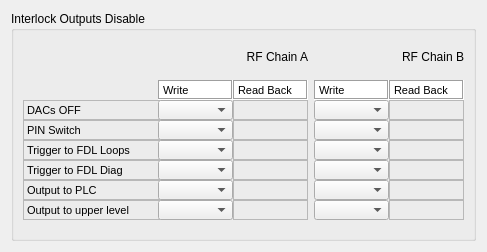
<?xml version="1.0" encoding="UTF-8"?>
<ui version="4.0">
 <class>Form</class>
 <widget class="QWidget" name="Form">
  <property name="geometry">
   <rect>
    <x>0</x>
    <y>0</y>
    <width>483</width>
    <height>248</height>
   </rect>
  </property>
  <property name="windowTitle">
   <string>Form</string>
  </property>
  <layout class="QGridLayout" name="gridLayout">
   <item row="0" column="0">
    <widget class="QGroupBox" name="groupBox_20">
     <property name="sizePolicy">
      <sizepolicy hsizetype="Preferred" vsizetype="Preferred">
       <horstretch>0</horstretch>
       <verstretch>0</verstretch>
      </sizepolicy>
     </property>
     <property name="minimumSize">
      <size>
       <width>465</width>
       <height>230</height>
      </size>
     </property>
     <property name="maximumSize">
      <size>
       <width>465</width>
       <height>230</height>
      </size>
     </property>
     <property name="title">
      <string>Interlock Outputs Disable</string>
     </property>
     <property name="flat">
      <bool>true</bool>
     </property>
     <layout class="QGridLayout" name="gridLayout_15">
      <item row="1" column="0">
       <layout class="QGridLayout" name="_21">
        <property name="spacing">
         <number>0</number>
        </property>
        <item row="0" column="1">
         <widget class="QLabel" name="label_125">
          <property name="sizePolicy">
           <sizepolicy hsizetype="Fixed" vsizetype="Fixed">
            <horstretch>0</horstretch>
            <verstretch>0</verstretch>
           </sizepolicy>
          </property>
          <property name="minimumSize">
           <size>
            <width>75</width>
            <height>20</height>
           </size>
          </property>
          <property name="maximumSize">
           <size>
            <width>75</width>
            <height>20</height>
           </size>
          </property>
          <property name="palette">
           <palette>
            <active>
             <colorrole role="Base">
              <brush brushstyle="SolidPattern">
               <color alpha="255">
                <red>255</red>
                <green>255</green>
                <blue>255</blue>
               </color>
              </brush>
             </colorrole>
             <colorrole role="Window">
              <brush brushstyle="SolidPattern">
               <color alpha="255">
                <red>255</red>
                <green>255</green>
                <blue>255</blue>
               </color>
              </brush>
             </colorrole>
            </active>
            <inactive>
             <colorrole role="Base">
              <brush brushstyle="SolidPattern">
               <color alpha="255">
                <red>255</red>
                <green>255</green>
                <blue>255</blue>
               </color>
              </brush>
             </colorrole>
             <colorrole role="Window">
              <brush brushstyle="SolidPattern">
               <color alpha="255">
                <red>255</red>
                <green>255</green>
                <blue>255</blue>
               </color>
              </brush>
             </colorrole>
            </inactive>
            <disabled>
             <colorrole role="Base">
              <brush brushstyle="SolidPattern">
               <color alpha="255">
                <red>255</red>
                <green>255</green>
                <blue>255</blue>
               </color>
              </brush>
             </colorrole>
             <colorrole role="Window">
              <brush brushstyle="SolidPattern">
               <color alpha="255">
                <red>255</red>
                <green>255</green>
                <blue>255</blue>
               </color>
              </brush>
             </colorrole>
            </disabled>
           </palette>
          </property>
          <property name="font">
           <font>
            <pointsize>8</pointsize>
           </font>
          </property>
          <property name="autoFillBackground">
           <bool>true</bool>
          </property>
          <property name="frameShape">
           <enum>QFrame::Box</enum>
          </property>
          <property name="frameShadow">
           <enum>QFrame::Sunken</enum>
          </property>
          <property name="text">
           <string>Write</string>
          </property>
         </widget>
        </item>
        <item row="0" column="2">
         <widget class="QLabel" name="label_126">
          <property name="sizePolicy">
           <sizepolicy hsizetype="Fixed" vsizetype="Fixed">
            <horstretch>0</horstretch>
            <verstretch>0</verstretch>
           </sizepolicy>
          </property>
          <property name="minimumSize">
           <size>
            <width>75</width>
            <height>20</height>
           </size>
          </property>
          <property name="maximumSize">
           <size>
            <width>75</width>
            <height>20</height>
           </size>
          </property>
          <property name="palette">
           <palette>
            <active>
             <colorrole role="Base">
              <brush brushstyle="SolidPattern">
               <color alpha="255">
                <red>255</red>
                <green>255</green>
                <blue>255</blue>
               </color>
              </brush>
             </colorrole>
             <colorrole role="Window">
              <brush brushstyle="SolidPattern">
               <color alpha="255">
                <red>255</red>
                <green>255</green>
                <blue>255</blue>
               </color>
              </brush>
             </colorrole>
            </active>
            <inactive>
             <colorrole role="Base">
              <brush brushstyle="SolidPattern">
               <color alpha="255">
                <red>255</red>
                <green>255</green>
                <blue>255</blue>
               </color>
              </brush>
             </colorrole>
             <colorrole role="Window">
              <brush brushstyle="SolidPattern">
               <color alpha="255">
                <red>255</red>
                <green>255</green>
                <blue>255</blue>
               </color>
              </brush>
             </colorrole>
            </inactive>
            <disabled>
             <colorrole role="Base">
              <brush brushstyle="SolidPattern">
               <color alpha="255">
                <red>255</red>
                <green>255</green>
                <blue>255</blue>
               </color>
              </brush>
             </colorrole>
             <colorrole role="Window">
              <brush brushstyle="SolidPattern">
               <color alpha="255">
                <red>255</red>
                <green>255</green>
                <blue>255</blue>
               </color>
              </brush>
             </colorrole>
            </disabled>
           </palette>
          </property>
          <property name="font">
           <font>
            <pointsize>8</pointsize>
           </font>
          </property>
          <property name="autoFillBackground">
           <bool>true</bool>
          </property>
          <property name="frameShape">
           <enum>QFrame::Box</enum>
          </property>
          <property name="frameShadow">
           <enum>QFrame::Sunken</enum>
          </property>
          <property name="text">
           <string>Read Back</string>
          </property>
         </widget>
        </item>
        <item row="3" column="0">
         <widget class="QLabel" name="label_129">
          <property name="sizePolicy">
           <sizepolicy hsizetype="Fixed" vsizetype="Fixed">
            <horstretch>0</horstretch>
            <verstretch>0</verstretch>
           </sizepolicy>
          </property>
          <property name="minimumSize">
           <size>
            <width>175</width>
            <height>20</height>
           </size>
          </property>
          <property name="maximumSize">
           <size>
            <width>93</width>
            <height>20</height>
           </size>
          </property>
          <property name="font">
           <font>
            <pointsize>8</pointsize>
           </font>
          </property>
          <property name="frameShape">
           <enum>QFrame::StyledPanel</enum>
          </property>
          <property name="text">
           <string>Trigger to FDL Loops</string>
          </property>
         </widget>
        </item>
        <item row="4" column="0">
         <widget class="QLabel" name="label_130">
          <property name="sizePolicy">
           <sizepolicy hsizetype="Fixed" vsizetype="Fixed">
            <horstretch>0</horstretch>
            <verstretch>0</verstretch>
           </sizepolicy>
          </property>
          <property name="minimumSize">
           <size>
            <width>175</width>
            <height>20</height>
           </size>
          </property>
          <property name="maximumSize">
           <size>
            <width>93</width>
            <height>20</height>
           </size>
          </property>
          <property name="font">
           <font>
            <pointsize>8</pointsize>
           </font>
          </property>
          <property name="frameShape">
           <enum>QFrame::StyledPanel</enum>
          </property>
          <property name="text">
           <string>Trigger to FDL Diag</string>
          </property>
         </widget>
        </item>
        <item row="5" column="0">
         <widget class="QLabel" name="label_131">
          <property name="sizePolicy">
           <sizepolicy hsizetype="Fixed" vsizetype="Fixed">
            <horstretch>0</horstretch>
            <verstretch>0</verstretch>
           </sizepolicy>
          </property>
          <property name="minimumSize">
           <size>
            <width>175</width>
            <height>20</height>
           </size>
          </property>
          <property name="maximumSize">
           <size>
            <width>93</width>
            <height>20</height>
           </size>
          </property>
          <property name="font">
           <font>
            <pointsize>8</pointsize>
           </font>
          </property>
          <property name="frameShape">
           <enum>QFrame::StyledPanel</enum>
          </property>
          <property name="text">
           <string>Output to PLC</string>
          </property>
         </widget>
        </item>
        <item row="6" column="0">
         <widget class="QLabel" name="label_132">
          <property name="sizePolicy">
           <sizepolicy hsizetype="Fixed" vsizetype="Fixed">
            <horstretch>0</horstretch>
            <verstretch>0</verstretch>
           </sizepolicy>
          </property>
          <property name="minimumSize">
           <size>
            <width>175</width>
            <height>20</height>
           </size>
          </property>
          <property name="maximumSize">
           <size>
            <width>93</width>
            <height>20</height>
           </size>
          </property>
          <property name="font">
           <font>
            <pointsize>8</pointsize>
           </font>
          </property>
          <property name="frameShape">
           <enum>QFrame::StyledPanel</enum>
          </property>
          <property name="text">
           <string>Output to upper level</string>
          </property>
         </widget>
        </item>
        <item row="1" column="0">
         <widget class="QLabel" name="label_135">
          <property name="sizePolicy">
           <sizepolicy hsizetype="Fixed" vsizetype="Fixed">
            <horstretch>0</horstretch>
            <verstretch>0</verstretch>
           </sizepolicy>
          </property>
          <property name="minimumSize">
           <size>
            <width>175</width>
            <height>20</height>
           </size>
          </property>
          <property name="maximumSize">
           <size>
            <width>93</width>
            <height>20</height>
           </size>
          </property>
          <property name="font">
           <font>
            <pointsize>8</pointsize>
           </font>
          </property>
          <property name="frameShape">
           <enum>QFrame::StyledPanel</enum>
          </property>
          <property name="text">
           <string>DACs OFF</string>
          </property>
         </widget>
        </item>
        <item row="2" column="0">
         <widget class="QLabel" name="label_136">
          <property name="sizePolicy">
           <sizepolicy hsizetype="Fixed" vsizetype="Fixed">
            <horstretch>0</horstretch>
            <verstretch>0</verstretch>
           </sizepolicy>
          </property>
          <property name="minimumSize">
           <size>
            <width>175</width>
            <height>20</height>
           </size>
          </property>
          <property name="maximumSize">
           <size>
            <width>93</width>
            <height>20</height>
           </size>
          </property>
          <property name="font">
           <font>
            <pointsize>8</pointsize>
           </font>
          </property>
          <property name="frameShape">
           <enum>QFrame::StyledPanel</enum>
          </property>
          <property name="text">
           <string>PIN Switch</string>
          </property>
         </widget>
        </item>
        <item row="1" column="2">
         <widget class="TaurusLabel" name="tauValueLabel_DACsOffDisA">
          <property name="sizePolicy">
           <sizepolicy hsizetype="Fixed" vsizetype="Fixed">
            <horstretch>0</horstretch>
            <verstretch>0</verstretch>
           </sizepolicy>
          </property>
          <property name="minimumSize">
           <size>
            <width>75</width>
            <height>20</height>
           </size>
          </property>
          <property name="maximumSize">
           <size>
            <width>75</width>
            <height>20</height>
           </size>
          </property>
          <property name="font">
           <font>
            <pointsize>7</pointsize>
           </font>
          </property>
          <property name="frameShape">
           <enum>QFrame::StyledPanel</enum>
          </property>
         </widget>
        </item>
        <item row="2" column="2">
         <widget class="TaurusLabel" name="tauValueLabel_PINSwitchDisA">
          <property name="sizePolicy">
           <sizepolicy hsizetype="Fixed" vsizetype="Fixed">
            <horstretch>0</horstretch>
            <verstretch>0</verstretch>
           </sizepolicy>
          </property>
          <property name="minimumSize">
           <size>
            <width>75</width>
            <height>20</height>
           </size>
          </property>
          <property name="maximumSize">
           <size>
            <width>75</width>
            <height>20</height>
           </size>
          </property>
          <property name="font">
           <font>
            <pointsize>7</pointsize>
           </font>
          </property>
          <property name="frameShape">
           <enum>QFrame::StyledPanel</enum>
          </property>
         </widget>
        </item>
        <item row="3" column="2">
         <widget class="TaurusLabel" name="tauValueLabel_triggerFDLLoopsDisA">
          <property name="sizePolicy">
           <sizepolicy hsizetype="Fixed" vsizetype="Fixed">
            <horstretch>0</horstretch>
            <verstretch>0</verstretch>
           </sizepolicy>
          </property>
          <property name="minimumSize">
           <size>
            <width>75</width>
            <height>20</height>
           </size>
          </property>
          <property name="maximumSize">
           <size>
            <width>75</width>
            <height>20</height>
           </size>
          </property>
          <property name="font">
           <font>
            <pointsize>7</pointsize>
           </font>
          </property>
          <property name="frameShape">
           <enum>QFrame::StyledPanel</enum>
          </property>
         </widget>
        </item>
        <item row="4" column="2">
         <widget class="TaurusLabel" name="tauValueLabel_triggerFDLDiagDisA">
          <property name="sizePolicy">
           <sizepolicy hsizetype="Fixed" vsizetype="Fixed">
            <horstretch>0</horstretch>
            <verstretch>0</verstretch>
           </sizepolicy>
          </property>
          <property name="minimumSize">
           <size>
            <width>75</width>
            <height>20</height>
           </size>
          </property>
          <property name="maximumSize">
           <size>
            <width>75</width>
            <height>20</height>
           </size>
          </property>
          <property name="font">
           <font>
            <pointsize>7</pointsize>
           </font>
          </property>
          <property name="frameShape">
           <enum>QFrame::StyledPanel</enum>
          </property>
         </widget>
        </item>
        <item row="5" column="2">
         <widget class="TaurusLabel" name="tauValueLabel_outputPLCDisA">
          <property name="sizePolicy">
           <sizepolicy hsizetype="Fixed" vsizetype="Fixed">
            <horstretch>0</horstretch>
            <verstretch>0</verstretch>
           </sizepolicy>
          </property>
          <property name="minimumSize">
           <size>
            <width>75</width>
            <height>20</height>
           </size>
          </property>
          <property name="maximumSize">
           <size>
            <width>75</width>
            <height>20</height>
           </size>
          </property>
          <property name="font">
           <font>
            <pointsize>7</pointsize>
           </font>
          </property>
          <property name="frameShape">
           <enum>QFrame::StyledPanel</enum>
          </property>
         </widget>
        </item>
        <item row="6" column="2">
         <widget class="TaurusLabel" name="tauValueLabel_outputUpLevelDisA">
          <property name="sizePolicy">
           <sizepolicy hsizetype="Fixed" vsizetype="Fixed">
            <horstretch>0</horstretch>
            <verstretch>0</verstretch>
           </sizepolicy>
          </property>
          <property name="minimumSize">
           <size>
            <width>75</width>
            <height>20</height>
           </size>
          </property>
          <property name="maximumSize">
           <size>
            <width>75</width>
            <height>20</height>
           </size>
          </property>
          <property name="font">
           <font>
            <pointsize>7</pointsize>
           </font>
          </property>
          <property name="frameShape">
           <enum>QFrame::StyledPanel</enum>
          </property>
         </widget>
        </item>
        <item row="1" column="1">
         <widget class="TaurusValueComboBox" name="comboBox_DACsOffDisA">
          <property name="sizePolicy">
           <sizepolicy hsizetype="Fixed" vsizetype="Fixed">
            <horstretch>0</horstretch>
            <verstretch>0</verstretch>
           </sizepolicy>
          </property>
          <property name="minimumSize">
           <size>
            <width>75</width>
            <height>20</height>
           </size>
          </property>
          <property name="maximumSize">
           <size>
            <width>75</width>
            <height>20</height>
           </size>
          </property>
          <property name="font">
           <font>
            <pointsize>8</pointsize>
           </font>
          </property>
          <property name="autoApply" stdset="0">
           <bool>true</bool>
          </property>
         </widget>
        </item>
        <item row="2" column="1">
         <widget class="TaurusValueComboBox" name="comboBox_PINSwitchDisA">
          <property name="sizePolicy">
           <sizepolicy hsizetype="Fixed" vsizetype="Fixed">
            <horstretch>0</horstretch>
            <verstretch>0</verstretch>
           </sizepolicy>
          </property>
          <property name="minimumSize">
           <size>
            <width>75</width>
            <height>20</height>
           </size>
          </property>
          <property name="maximumSize">
           <size>
            <width>75</width>
            <height>20</height>
           </size>
          </property>
          <property name="font">
           <font>
            <pointsize>8</pointsize>
           </font>
          </property>
          <property name="autoApply" stdset="0">
           <bool>true</bool>
          </property>
         </widget>
        </item>
        <item row="3" column="1">
         <widget class="TaurusValueComboBox" name="comboBox_triggerFDLLoopsDisA">
          <property name="sizePolicy">
           <sizepolicy hsizetype="Fixed" vsizetype="Fixed">
            <horstretch>0</horstretch>
            <verstretch>0</verstretch>
           </sizepolicy>
          </property>
          <property name="minimumSize">
           <size>
            <width>75</width>
            <height>20</height>
           </size>
          </property>
          <property name="maximumSize">
           <size>
            <width>75</width>
            <height>20</height>
           </size>
          </property>
          <property name="font">
           <font>
            <pointsize>8</pointsize>
           </font>
          </property>
          <property name="autoApply" stdset="0">
           <bool>true</bool>
          </property>
         </widget>
        </item>
        <item row="4" column="1">
         <widget class="TaurusValueComboBox" name="comboBox_triggerFDLDiagDisA">
          <property name="sizePolicy">
           <sizepolicy hsizetype="Fixed" vsizetype="Fixed">
            <horstretch>0</horstretch>
            <verstretch>0</verstretch>
           </sizepolicy>
          </property>
          <property name="minimumSize">
           <size>
            <width>75</width>
            <height>20</height>
           </size>
          </property>
          <property name="maximumSize">
           <size>
            <width>75</width>
            <height>20</height>
           </size>
          </property>
          <property name="font">
           <font>
            <pointsize>8</pointsize>
           </font>
          </property>
          <property name="autoApply" stdset="0">
           <bool>true</bool>
          </property>
         </widget>
        </item>
        <item row="5" column="1">
         <widget class="TaurusValueComboBox" name="comboBox_outputPLCDisA">
          <property name="sizePolicy">
           <sizepolicy hsizetype="Fixed" vsizetype="Fixed">
            <horstretch>0</horstretch>
            <verstretch>0</verstretch>
           </sizepolicy>
          </property>
          <property name="minimumSize">
           <size>
            <width>75</width>
            <height>20</height>
           </size>
          </property>
          <property name="maximumSize">
           <size>
            <width>75</width>
            <height>20</height>
           </size>
          </property>
          <property name="font">
           <font>
            <pointsize>8</pointsize>
           </font>
          </property>
          <property name="autoApply" stdset="0">
           <bool>true</bool>
          </property>
         </widget>
        </item>
        <item row="6" column="1">
         <widget class="TaurusValueComboBox" name="comboBox_outputUpLevelDisA">
          <property name="sizePolicy">
           <sizepolicy hsizetype="Fixed" vsizetype="Fixed">
            <horstretch>0</horstretch>
            <verstretch>0</verstretch>
           </sizepolicy>
          </property>
          <property name="minimumSize">
           <size>
            <width>75</width>
            <height>20</height>
           </size>
          </property>
          <property name="maximumSize">
           <size>
            <width>75</width>
            <height>20</height>
           </size>
          </property>
          <property name="font">
           <font>
            <pointsize>8</pointsize>
           </font>
          </property>
          <property name="autoApply" stdset="0">
           <bool>true</bool>
          </property>
         </widget>
        </item>
       </layout>
      </item>
      <item row="0" column="1">
       <widget class="QLabel" name="label_250">
        <property name="minimumSize">
         <size>
          <width>0</width>
          <height>20</height>
         </size>
        </property>
        <property name="maximumSize">
         <size>
          <width>16777215</width>
          <height>20</height>
         </size>
        </property>
        <property name="layoutDirection">
         <enum>Qt::RightToLeft</enum>
        </property>
        <property name="text">
         <string>RF Chain B</string>
        </property>
        <property name="alignment">
         <set>Qt::AlignRight|Qt::AlignTrailing|Qt::AlignVCenter</set>
        </property>
       </widget>
      </item>
      <item row="1" column="1">
       <layout class="QGridLayout" name="_20">
        <property name="spacing">
         <number>0</number>
        </property>
        <item row="0" column="1">
         <widget class="QLabel" name="label_206">
          <property name="sizePolicy">
           <sizepolicy hsizetype="Fixed" vsizetype="Fixed">
            <horstretch>0</horstretch>
            <verstretch>0</verstretch>
           </sizepolicy>
          </property>
          <property name="minimumSize">
           <size>
            <width>75</width>
            <height>20</height>
           </size>
          </property>
          <property name="maximumSize">
           <size>
            <width>75</width>
            <height>20</height>
           </size>
          </property>
          <property name="palette">
           <palette>
            <active>
             <colorrole role="Base">
              <brush brushstyle="SolidPattern">
               <color alpha="255">
                <red>255</red>
                <green>255</green>
                <blue>255</blue>
               </color>
              </brush>
             </colorrole>
             <colorrole role="Window">
              <brush brushstyle="SolidPattern">
               <color alpha="255">
                <red>255</red>
                <green>255</green>
                <blue>255</blue>
               </color>
              </brush>
             </colorrole>
            </active>
            <inactive>
             <colorrole role="Base">
              <brush brushstyle="SolidPattern">
               <color alpha="255">
                <red>255</red>
                <green>255</green>
                <blue>255</blue>
               </color>
              </brush>
             </colorrole>
             <colorrole role="Window">
              <brush brushstyle="SolidPattern">
               <color alpha="255">
                <red>255</red>
                <green>255</green>
                <blue>255</blue>
               </color>
              </brush>
             </colorrole>
            </inactive>
            <disabled>
             <colorrole role="Base">
              <brush brushstyle="SolidPattern">
               <color alpha="255">
                <red>255</red>
                <green>255</green>
                <blue>255</blue>
               </color>
              </brush>
             </colorrole>
             <colorrole role="Window">
              <brush brushstyle="SolidPattern">
               <color alpha="255">
                <red>255</red>
                <green>255</green>
                <blue>255</blue>
               </color>
              </brush>
             </colorrole>
            </disabled>
           </palette>
          </property>
          <property name="font">
           <font>
            <pointsize>8</pointsize>
           </font>
          </property>
          <property name="autoFillBackground">
           <bool>true</bool>
          </property>
          <property name="frameShape">
           <enum>QFrame::Box</enum>
          </property>
          <property name="frameShadow">
           <enum>QFrame::Sunken</enum>
          </property>
          <property name="text">
           <string>Read Back</string>
          </property>
         </widget>
        </item>
        <item row="1" column="1">
         <widget class="TaurusLabel" name="tauValueLabel_DACsOffDisB">
          <property name="sizePolicy">
           <sizepolicy hsizetype="Fixed" vsizetype="Fixed">
            <horstretch>0</horstretch>
            <verstretch>0</verstretch>
           </sizepolicy>
          </property>
          <property name="minimumSize">
           <size>
            <width>75</width>
            <height>20</height>
           </size>
          </property>
          <property name="maximumSize">
           <size>
            <width>75</width>
            <height>20</height>
           </size>
          </property>
          <property name="font">
           <font>
            <pointsize>7</pointsize>
           </font>
          </property>
          <property name="frameShape">
           <enum>QFrame::StyledPanel</enum>
          </property>
         </widget>
        </item>
        <item row="2" column="1">
         <widget class="TaurusLabel" name="tauValueLabel_PINSwitchDisB">
          <property name="sizePolicy">
           <sizepolicy hsizetype="Fixed" vsizetype="Fixed">
            <horstretch>0</horstretch>
            <verstretch>0</verstretch>
           </sizepolicy>
          </property>
          <property name="minimumSize">
           <size>
            <width>75</width>
            <height>20</height>
           </size>
          </property>
          <property name="maximumSize">
           <size>
            <width>75</width>
            <height>20</height>
           </size>
          </property>
          <property name="font">
           <font>
            <pointsize>7</pointsize>
           </font>
          </property>
          <property name="frameShape">
           <enum>QFrame::StyledPanel</enum>
          </property>
         </widget>
        </item>
        <item row="3" column="1">
         <widget class="TaurusLabel" name="tauValueLabel_triggerFDLLoopsDisB">
          <property name="sizePolicy">
           <sizepolicy hsizetype="Fixed" vsizetype="Fixed">
            <horstretch>0</horstretch>
            <verstretch>0</verstretch>
           </sizepolicy>
          </property>
          <property name="minimumSize">
           <size>
            <width>75</width>
            <height>20</height>
           </size>
          </property>
          <property name="maximumSize">
           <size>
            <width>75</width>
            <height>20</height>
           </size>
          </property>
          <property name="font">
           <font>
            <pointsize>7</pointsize>
           </font>
          </property>
          <property name="frameShape">
           <enum>QFrame::StyledPanel</enum>
          </property>
         </widget>
        </item>
        <item row="4" column="1">
         <widget class="TaurusLabel" name="tauValueLabel_triggerFDLDiagDisB">
          <property name="sizePolicy">
           <sizepolicy hsizetype="Fixed" vsizetype="Fixed">
            <horstretch>0</horstretch>
            <verstretch>0</verstretch>
           </sizepolicy>
          </property>
          <property name="minimumSize">
           <size>
            <width>75</width>
            <height>20</height>
           </size>
          </property>
          <property name="maximumSize">
           <size>
            <width>75</width>
            <height>20</height>
           </size>
          </property>
          <property name="font">
           <font>
            <pointsize>7</pointsize>
           </font>
          </property>
          <property name="frameShape">
           <enum>QFrame::StyledPanel</enum>
          </property>
         </widget>
        </item>
        <item row="5" column="1">
         <widget class="TaurusLabel" name="tauValueLabel_outputPLCDisB">
          <property name="sizePolicy">
           <sizepolicy hsizetype="Fixed" vsizetype="Fixed">
            <horstretch>0</horstretch>
            <verstretch>0</verstretch>
           </sizepolicy>
          </property>
          <property name="minimumSize">
           <size>
            <width>75</width>
            <height>20</height>
           </size>
          </property>
          <property name="maximumSize">
           <size>
            <width>75</width>
            <height>20</height>
           </size>
          </property>
          <property name="font">
           <font>
            <pointsize>7</pointsize>
           </font>
          </property>
          <property name="frameShape">
           <enum>QFrame::StyledPanel</enum>
          </property>
         </widget>
        </item>
        <item row="6" column="1">
         <widget class="TaurusLabel" name="tauValueLabel_outputUpLevelDisB">
          <property name="sizePolicy">
           <sizepolicy hsizetype="Fixed" vsizetype="Fixed">
            <horstretch>0</horstretch>
            <verstretch>0</verstretch>
           </sizepolicy>
          </property>
          <property name="minimumSize">
           <size>
            <width>75</width>
            <height>20</height>
           </size>
          </property>
          <property name="maximumSize">
           <size>
            <width>75</width>
            <height>20</height>
           </size>
          </property>
          <property name="font">
           <font>
            <pointsize>7</pointsize>
           </font>
          </property>
          <property name="frameShape">
           <enum>QFrame::StyledPanel</enum>
          </property>
         </widget>
        </item>
        <item row="0" column="0">
         <widget class="QLabel" name="label_207">
          <property name="sizePolicy">
           <sizepolicy hsizetype="Fixed" vsizetype="Fixed">
            <horstretch>0</horstretch>
            <verstretch>0</verstretch>
           </sizepolicy>
          </property>
          <property name="minimumSize">
           <size>
            <width>75</width>
            <height>20</height>
           </size>
          </property>
          <property name="maximumSize">
           <size>
            <width>75</width>
            <height>20</height>
           </size>
          </property>
          <property name="palette">
           <palette>
            <active>
             <colorrole role="Base">
              <brush brushstyle="SolidPattern">
               <color alpha="255">
                <red>255</red>
                <green>255</green>
                <blue>255</blue>
               </color>
              </brush>
             </colorrole>
             <colorrole role="Window">
              <brush brushstyle="SolidPattern">
               <color alpha="255">
                <red>255</red>
                <green>255</green>
                <blue>255</blue>
               </color>
              </brush>
             </colorrole>
            </active>
            <inactive>
             <colorrole role="Base">
              <brush brushstyle="SolidPattern">
               <color alpha="255">
                <red>255</red>
                <green>255</green>
                <blue>255</blue>
               </color>
              </brush>
             </colorrole>
             <colorrole role="Window">
              <brush brushstyle="SolidPattern">
               <color alpha="255">
                <red>255</red>
                <green>255</green>
                <blue>255</blue>
               </color>
              </brush>
             </colorrole>
            </inactive>
            <disabled>
             <colorrole role="Base">
              <brush brushstyle="SolidPattern">
               <color alpha="255">
                <red>255</red>
                <green>255</green>
                <blue>255</blue>
               </color>
              </brush>
             </colorrole>
             <colorrole role="Window">
              <brush brushstyle="SolidPattern">
               <color alpha="255">
                <red>255</red>
                <green>255</green>
                <blue>255</blue>
               </color>
              </brush>
             </colorrole>
            </disabled>
           </palette>
          </property>
          <property name="font">
           <font>
            <pointsize>8</pointsize>
           </font>
          </property>
          <property name="autoFillBackground">
           <bool>true</bool>
          </property>
          <property name="frameShape">
           <enum>QFrame::Box</enum>
          </property>
          <property name="frameShadow">
           <enum>QFrame::Sunken</enum>
          </property>
          <property name="text">
           <string>Write</string>
          </property>
         </widget>
        </item>
        <item row="1" column="0">
         <widget class="TaurusValueComboBox" name="comboBox_DACsOffDisB">
          <property name="sizePolicy">
           <sizepolicy hsizetype="Fixed" vsizetype="Fixed">
            <horstretch>0</horstretch>
            <verstretch>0</verstretch>
           </sizepolicy>
          </property>
          <property name="minimumSize">
           <size>
            <width>75</width>
            <height>20</height>
           </size>
          </property>
          <property name="maximumSize">
           <size>
            <width>75</width>
            <height>20</height>
           </size>
          </property>
          <property name="font">
           <font>
            <pointsize>8</pointsize>
           </font>
          </property>
          <property name="autoApply" stdset="0">
           <bool>true</bool>
          </property>
         </widget>
        </item>
        <item row="2" column="0">
         <widget class="TaurusValueComboBox" name="comboBox_PINSwitchDisB">
          <property name="sizePolicy">
           <sizepolicy hsizetype="Fixed" vsizetype="Fixed">
            <horstretch>0</horstretch>
            <verstretch>0</verstretch>
           </sizepolicy>
          </property>
          <property name="minimumSize">
           <size>
            <width>75</width>
            <height>20</height>
           </size>
          </property>
          <property name="maximumSize">
           <size>
            <width>75</width>
            <height>20</height>
           </size>
          </property>
          <property name="font">
           <font>
            <pointsize>8</pointsize>
           </font>
          </property>
          <property name="autoApply" stdset="0">
           <bool>true</bool>
          </property>
         </widget>
        </item>
        <item row="3" column="0">
         <widget class="TaurusValueComboBox" name="comboBox_triggerFDLLoopsDisB">
          <property name="sizePolicy">
           <sizepolicy hsizetype="Fixed" vsizetype="Fixed">
            <horstretch>0</horstretch>
            <verstretch>0</verstretch>
           </sizepolicy>
          </property>
          <property name="minimumSize">
           <size>
            <width>75</width>
            <height>20</height>
           </size>
          </property>
          <property name="maximumSize">
           <size>
            <width>75</width>
            <height>20</height>
           </size>
          </property>
          <property name="font">
           <font>
            <pointsize>8</pointsize>
           </font>
          </property>
          <property name="autoApply" stdset="0">
           <bool>true</bool>
          </property>
         </widget>
        </item>
        <item row="4" column="0">
         <widget class="TaurusValueComboBox" name="comboBox_triggerFDLDiagDisB">
          <property name="sizePolicy">
           <sizepolicy hsizetype="Fixed" vsizetype="Fixed">
            <horstretch>0</horstretch>
            <verstretch>0</verstretch>
           </sizepolicy>
          </property>
          <property name="minimumSize">
           <size>
            <width>75</width>
            <height>20</height>
           </size>
          </property>
          <property name="maximumSize">
           <size>
            <width>75</width>
            <height>20</height>
           </size>
          </property>
          <property name="font">
           <font>
            <pointsize>8</pointsize>
           </font>
          </property>
          <property name="autoApply" stdset="0">
           <bool>true</bool>
          </property>
         </widget>
        </item>
        <item row="5" column="0">
         <widget class="TaurusValueComboBox" name="comboBox_outputPLCDisB">
          <property name="sizePolicy">
           <sizepolicy hsizetype="Fixed" vsizetype="Fixed">
            <horstretch>0</horstretch>
            <verstretch>0</verstretch>
           </sizepolicy>
          </property>
          <property name="minimumSize">
           <size>
            <width>75</width>
            <height>20</height>
           </size>
          </property>
          <property name="maximumSize">
           <size>
            <width>75</width>
            <height>20</height>
           </size>
          </property>
          <property name="font">
           <font>
            <pointsize>8</pointsize>
           </font>
          </property>
          <property name="autoApply" stdset="0">
           <bool>true</bool>
          </property>
         </widget>
        </item>
        <item row="6" column="0">
         <widget class="TaurusValueComboBox" name="comboBox_outputUpLevelDisB">
          <property name="sizePolicy">
           <sizepolicy hsizetype="Fixed" vsizetype="Fixed">
            <horstretch>0</horstretch>
            <verstretch>0</verstretch>
           </sizepolicy>
          </property>
          <property name="minimumSize">
           <size>
            <width>75</width>
            <height>20</height>
           </size>
          </property>
          <property name="maximumSize">
           <size>
            <width>75</width>
            <height>20</height>
           </size>
          </property>
          <property name="font">
           <font>
            <pointsize>8</pointsize>
           </font>
          </property>
          <property name="autoApply" stdset="0">
           <bool>true</bool>
          </property>
         </widget>
        </item>
       </layout>
      </item>
      <item row="0" column="0">
       <widget class="QLabel" name="label_249">
        <property name="minimumSize">
         <size>
          <width>0</width>
          <height>20</height>
         </size>
        </property>
        <property name="maximumSize">
         <size>
          <width>16777215</width>
          <height>20</height>
         </size>
        </property>
        <property name="layoutDirection">
         <enum>Qt::RightToLeft</enum>
        </property>
        <property name="text">
         <string>RF Chain A</string>
        </property>
        <property name="alignment">
         <set>Qt::AlignRight|Qt::AlignTrailing|Qt::AlignVCenter</set>
        </property>
       </widget>
      </item>
     </layout>
    </widget>
   </item>
  </layout>
 </widget>
 <customwidgets>
  <customwidget>
   <class>TaurusLabel</class>
   <extends>QLabel</extends>
   <header>taurus.qt.qtgui.display</header>
  </customwidget>
  <customwidget>
   <class>TaurusValueComboBox</class>
   <extends>QComboBox</extends>
   <header>taurus.qt.qtgui.input</header>
  </customwidget>
 </customwidgets>
 <resources/>
 <connections/>
</ui>
